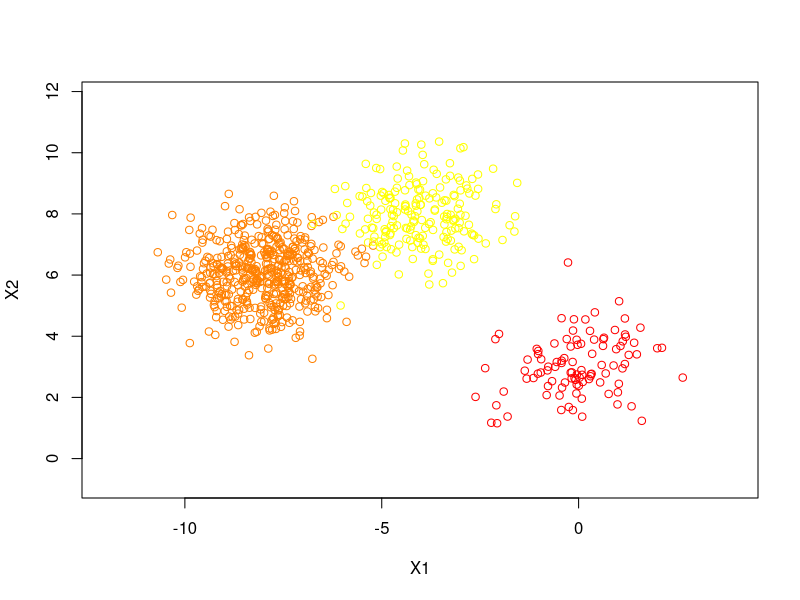

This figure's R source:
X1 <-
    data.frame(
        x1 = rnorm(100, mean = 0, sd = 1),
        x2 = rnorm(100, mean = 3, sd = 1),
        class = "black"
    )
X2 <-
    data.frame(
        x1 = rnorm(200, mean = -4, sd = 1),
        x2 = rnorm(200, mean = 8, sd = 1),
        class = "white"
    )
X3 <- data.frame(
    x1 = rnorm(500, mean = -8, sd = 1),
    x2 = rnorm(500, mean = 6, sd = 1),
    class = "orange"
)
X <- rbind(X1, X2, X3)

lda2 <- function(value, data) {
    if (is.numeric(data[, 1] & is.numeric(data[, 2]))) {
        names(data) <- c("x1", "x2", "class")
    }
    tab <- table(data$class)
    n_cla <- dim(tab)
    nam <- names(tab)
    pi <- c()
    mu <- matrix(nrow = n_cla, ncol = 2)
    for (i in (1:n_cla)) {
        pi[i] <- tab[i] / dim(data)[1]
        mu[i, 1] <- mean(data$x1[data$class == nam[i]]) # mean matrix: (class1:x1 ... classn:x1)
        mu[i, 2] <- mean(data$x2[data$class == nam[i]]) #              (class1:x2 ... classn:x2)
    }
    names(pi) <- nam
    val <- list()
    dev <- list()
    mul <- list()
    ccov <- list()
    for (i in (1:n_cla)) {
        val[[i]] <- matrix(nrow = tab[i], ncol = 2)
        val[[i]] <- cbind(data$x1[data$class == nam[i]], data$x2[data$class == nam[i]])
        dev[[i]] <- matrix(nrow = tab[i], ncol = 2)
        for (j in (1:tab[i])) {
            dev[[i]][j, ] <- val[[i]][j,] - mu[i,]
        }
        mul[[i]] <- matrix(nrow = 2, ncol = 2)
        ccov[[i]] <- matrix(nrow = 2, ncol = 2)
        mul[[i]] <- t(dev[[i]]) %*% dev[[i]]
        ccov[[i]] <- mul[[i]] / (dim(data)[1] - n_cla)
    }
    dis <- c()
    exp <- c()
    cov <- Reduce('+', ccov)
    rownames(cov) <- c("x1", "x2")
    colnames(cov) <- c("x1", "x2")
    inv <- solve(cov)
    for (i in (1:n_cla)) {
        dis[i] <- t(value) %*% inv %*% mu[i,] - 0.5 %*% t(mu[i,]) %*% inv %*% mu[i,] + log(pi[i])
    }
    prob <- c()
    prob <- exp(dis) / sum(exp(dis))
    names(dis) <- nam
    class <- names(dis)[dis == max(dis)]
    score <- max(dis)
    proba <- max(prob)
    out <- as.data.frame(cbind(class, score, proba))
    maxx1 <- c()
    minx1 <- c()
    maxx2 <- c()
    minx2 <- c()
    for (i in (1:n_cla)) {
        maxx1[i] <- mu[i, 1] + 4 * sqrt(cov[1, 1])
        minx1[i] <- mu[i, 1] - 4 * sqrt(cov[1, 1])
        maxx2[i] <- mu[i, 2] + 4 * sqrt(cov[2, 2])
        minx2[i] <- mu[i, 2] - 4 * sqrt(cov[2, 2])
    }
    maxx1 <- max(maxx1)
    minx1 <- min(minx1)
    maxx2 <- max(maxx2)
    minx2 <- min(minx2)
    col <- heat.colors(n = n_cla)
    plot(
        X$x1[X$class == nam[1]],
        X$x2[X$class == nam[1]],
        xlim = c(minx1, maxx1),
        ylim = c(minx2, maxx2),
        col = col[1],
        xlab = "X1",
        ylab = "X2"
    )
    for (i in (2:n_cla)) {
        points(X$x1[X$class == nam[i]],
               X$x2[X$class == nam[i]],
               col = col[i])
    }
    return(list(pi, cov, out))
}
lda2(c(-2, 5), X)
